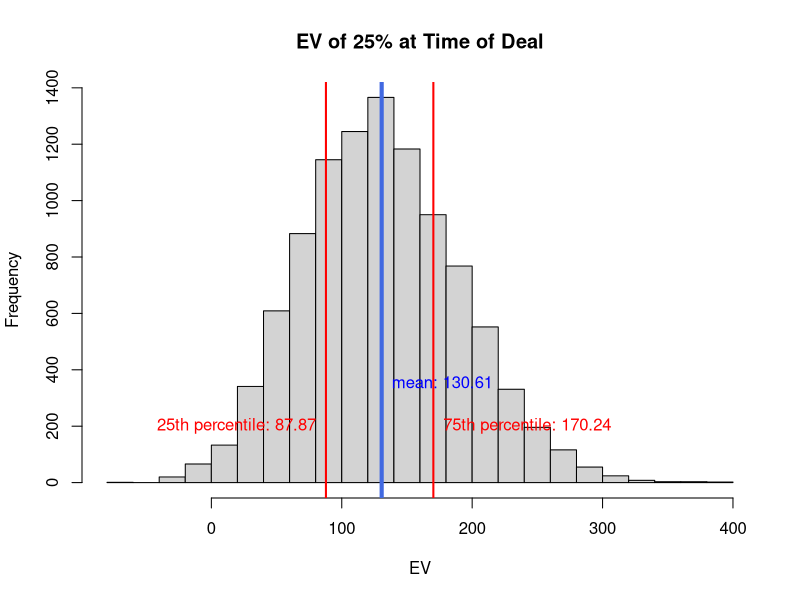

Write the R code that produced this figure.
# Jason Laso

# This is my attempt to quantify the value of a 2.5 BB stack, 6 spots out of the money of a $570 tournament 
# at the Hard Rock in Hollywood, FL in November 2016. I was offered $100 for 25% equity in my tournament and 
# I accepted. My goal here is to try to estimate the EV of that deal by trying to simulate the tournament.

###################################################################################################



# Payouts

one = 92800
two = 53000
three = 33000
four = 27000
five=22000
six=18000
seven = 14000
eight = 11000
nine = 7700
finaltwo = 3500
top45 = 1735
min4 = 1372
min3= 1211
min2 = 1089
min = 1009
buyin=570

# Set number of simulations
iterations = 10000

# Initialize vectors
ev=c()
itm.odds=c()
ev.cash=c()
set.seed(1)

for(i in 1:iterations){
# Tournament simulation #
  
  # User inputs denoted "###". These are complete guesses as to frequencies in which I'd cash in certain
  # payout tiers.
    
    #Pct cashing  
    itm.odds[i] = rnorm(1, 22.5,3.75)/100    ###
    otm.odds = 1 - itm.odds[i]
    
    #PCt final table on ITM trials
    ft.odds = (rnorm(1, 7, 2)/100)*itm.odds[i] ###
    
    # On FT trials, twice as likely to finish top 3 and 1.5x middle 3 as you are to finish bottom 3
    ft.btm3.odds = ft.odds/4.5
    ft.mid3.odds = ft.odds/3
    ft.top3.odds = 2*ft.odds/4.5
    
    # Divide non-FT cashes into 100 shares
    non.ft.share = (itm.odds[i] - ft.odds)/100
    
    # Divide shares among payout tiers
    # Between 40-60% in the 4 min cash tiers
    min.odds = round(rnorm(1,18,3),0)   ###
    min2.odds = round(rnorm(1,12,3),0)  ###
    min3.odds = round(rnorm(1,10,3),0)  ###
    x=round(runif(1,40,60),0)
    min4.odds = ifelse(x - min.odds-min2.odds-min3.odds >0, x - min.odds-min2.odds-min3.odds, 0)
    
    # Finish between 19-45 (50% of remaining shares)
    top45.odds = round( ((100 - min.odds-min2.odds-min3.odds-min4.odds)*.5),0)
    
    # Finish 10-18 (whatever is left)
    finaltwo.odds = 100 - min.odds-min2.odds-min3.odds-min4.odds - top45.odds
    
    # calculate EV on positive and negative side
    ev.ft = ft.btm3.odds * ((seven+eight+nine)/3) + ft.mid3.odds * ((four+five+six)/3) + ft.top3.odds * ((one+two+three)/3) 
    ev.nonft = (non.ft.share * min.odds * min) + (non.ft.share * min2.odds * min2)+(non.ft.share * min3.odds * min3)+
      (non.ft.share * min4.odds * min4) + (non.ft.share * finaltwo.odds *finaltwo)+(non.ft.share * top45.odds * top45)
    ev.cash[i] = ev.ft + ev.nonft
    ev.noncash = otm.odds * -buyin
    
    #capture the EV of each trial
    ev = append(ev, ev.cash[i] + ev.noncash)
}

# Results for 25% equity of my expected tournament value
summary(ev*.25) #25% cash value

# Average cash for all trials in which I made the money
summary(ev.cash/itm.odds)  

# Graph of simulation
hist(ev*.25, breaks=30, main="EV of 25% at Time of Deal", xlab="EV")
abline(v = mean(ev*.25),
       col = "royalblue",
       lwd = 4)
abline(v = quantile(ev*.25,.25),
       col = "red",
       lwd = 2)
abline(v = quantile(ev*.25,.75),
       col = "red",
       lwd = 2)
text(x=mean(ev*.25), y=350, labels=paste("mean:",round(mean(ev*.25),2)), pos=4, col="blue")
text(x=quantile(ev*.25,.25), y=200, labels=paste("25th percentile:",round(quantile(ev*.25,.25),2)), pos=2, col="red")
text(x=quantile(ev*.25,.75), y=200, labels=paste("75th percentile:",round(quantile(ev*.25,.75),2)), pos=4, col="red")



# This says my EV at the time on average was about $130 for 25%. Given that I feel I was very "complimentary"
# of myself in some of my inputs in the simulation that may be slightly on the high side. Nevertheless, it
# likely indicates the $100 I accepted was probably not terribly far off my actual EV.

# I ended up cashing in 48th place for $1372, so I paid $343 back to the investor (plus the $100 he paid me).